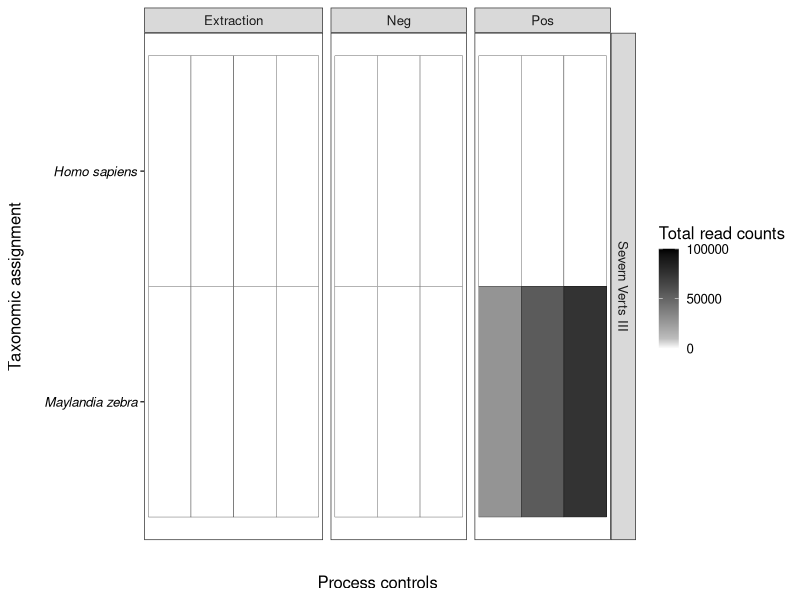
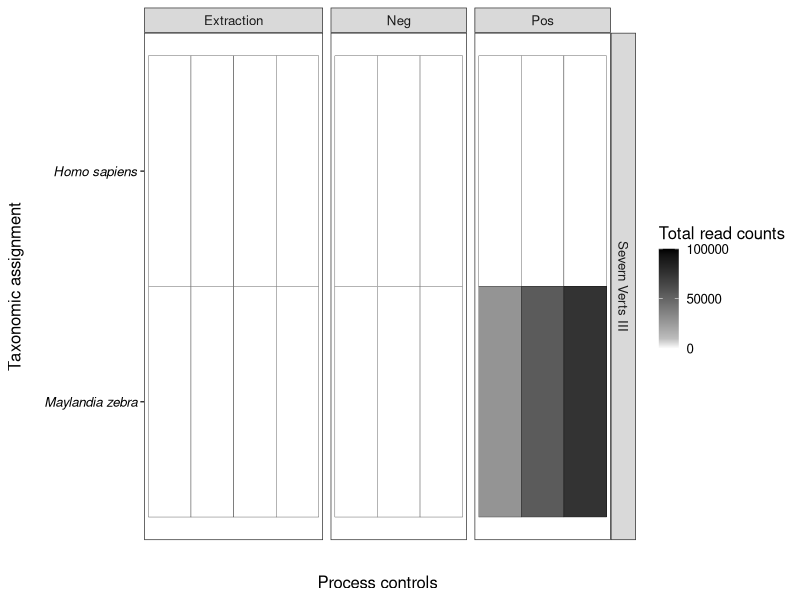

Write R code to recreate these figures, in order. (Note: this script raises an error after producing the figures.)
# ---
# Title: "Severn Phase III - Species Diversity Bubble Plot"
# Author: "Clare E. Collins, Graham Sellers and Nathan P. Griffiths"
# Date: "31 January 2024"
# ---
# 
# ## Prepare working environment
# 
# Clear R memory <<rm(list=ls())>>, set working directory (check <<getwd()>>; Set <<setwd()>>) and load required packages.
# 

##Packages------

library(plyr)
library(ggplot2)
library(tidyverse)
library(reshape)
library(patchwork)
library(cowplot)


# To ensure reproducibility, print details about the version of R being used for analysis.
sessionInfo()
# R version 4.3.1 (2023-06-16 ucrt)
# Platform: x86_64-w64-mingw32/x64 (64-bit)
# Running under: Windows 10 x64 (build 19045)

#### Start with 12S verts data ####

## Import raw Tapirs outputs NE data
NE2023 = read.csv('data/NE23_mifish_blast98_denoise.csv', sep = ',',  header=TRUE)

## Make '.' a '-'
colnames(NE2023) = gsub('\\.', '-', colnames(NE2023))

## Rename first column
colnames(NE2023)[1] = "assignment"

## Remove underscore from species names
NE2023$assignment = gsub("_", " ", NE2023$assignment)

##### Controls #####

## Create separate dataframe of controls
NEcontrols2023 = NE2023[grep('assignment|NEG|POS|CSNeg', colnames(NE2023))]

## Remove species that do not feature in any of the controls
NEcontrols2023_species = NEcontrols2023[rowSums(NEcontrols2023[(2:10)]) > 0,]

## Turn table into long format
NEcontrols2023_species = cbind(NEcontrols2023_species[1], stack(NEcontrols2023_species[-1]))

## Change column names
colnames(NEcontrols2023_species)[2:3] = c("Reads","Controls") 
## Add a column labelling all values in this run as "Severn Verts III"
NEcontrols2023_species$Run = "Severn Verts III"

## Order data by taxonomic assignment
NEcontrols2023_species = NEcontrols2023_species[order(NEcontrols2023_species$assignment),]

## Create column specifying type of negative control
NEcontrols2023_species$Type = ifelse(grepl("CSNeg", NEcontrols2023_species$Controls), "Extraction",
                                     ifelse(grepl("NEG", NEcontrols2023_species$Controls), "Neg",
                                            "Pos"))

## Create factor to order heatmap by
NEcontrols2023_species$fType = factor(NEcontrols2023_species$Type, 
                               levels=c("Extraction",
                                        "Neg", "Pos"))

## Plot contamination found in negative controls
options(scipen=999)
plot_control = ggplot(NEcontrols2023_species, aes(x=Controls, 
                                    y=fct_rev(as_factor(assignment)), 
                                    fill=Reads))
plot_control = plot_control + geom_tile(colour="black")
plot_control = plot_control + scale_fill_gradientn(name="Total read counts", 
                                limits=c(0,100000),
                                breaks=c(0,50000, 100000),
                                colours=c("white","grey","black"), 
                                values=c(0,0.1,1))
plot_control = plot_control + labs(x="Process controls", y="Taxonomic assignment")
plot_control = plot_control + theme_bw()
plot_control = plot_control + theme(panel.grid.major = element_line(colour="white"),
                 panel.grid.minor = element_line(colour="white"), 
                 axis.title.x = element_text(margin = unit(c(8, 0, 0, 0), "mm")),
                 axis.title.y = element_text(margin = unit(c(0, 5, 0, 0), "mm")),
                 axis.ticks.x = element_blank(),
                 axis.text.x = element_blank(),
                 axis.text.y = element_text(colour="black", face = "italic"),
                 text = element_text(size=12),
                 legend.key.size = unit(1, 'lines'))
plot_control = plot_control + facet_grid(Run ~ fType, scale = "free", space = "free")
plot_control

png("output/Severn_III_NE2023_Unfiltered_Contamination_Verts.png", width = 5000, height = 2500, units = "px", res = 345)
plot_control
dev.off()

##### Samples #####

## Make assignment column the row names for these transposed data
rownames(NE2023) = NE2023$assignment
NE2023 = NE2023[, -grep('assignment', colnames(NE2023))]

## Sort by taxonomy
NE2023 = NE2023[order(NE2023$taxonomy),]

## isolate fish and others to continue working on fish in NE2023
NE2023_nonfish = NE2023[-grep('Actinopteri|Petromyzontiformes', NE2023$taxonomy),]
NE2023 = NE2023[grep('Actinopteri|Petromyzontiformes', NE2023$taxonomy),]

## Grab taxonomy, before removing column below
NE2023_tax = NE2023$taxonomy

## Remove negatives, positives, filtration and extraction blanks, and taxonomy (leaves 163 variables)
NE2023 = NE2023[, -grep('taxonomy|NEG|POS|CSNeg', colnames(NE2023))]

## Check positive doesn't appear in samples and if 0 remove positive control (Maylandia zebra) if does appear, export this data to warning file
NE2023_POSITIVEWARNING = NULL
if (all(NE2023['Maylandia zebra',] <= 0)) { 
  ## Remove the positive control row
  NE2023 = NE2023[!(rownames(NE2023) == 'Maylandia zebra'),]
} else {
  NE2023_POSITIVEWARNING = subset(NE2023, rownames(NE2023) == 'Maylandia zebra')
}

write.csv(NE2023_POSITIVEWARNING, "output/POSITIVE_WARNING.csv")

## Now remove positive row if still there
NE2023 = NE2023[!(rownames(NE2023) == 'Maylandia zebra'),]

## Noise filter data at 0.1% (but record data removed in a df NE2023_noisefiltered):
## This function transposes (t) df (swapping columns and rownames) and divides each element transposed in NE2023 by the corresponding column sum, normalising the columns of the matrix and then checks whether each normalised element is less (or more) than 0.001 returning logical (TRUE/FALSE), the true values are returned as 0 and the false values are left as before in the corresponding df
NE2023_noisefiltered = NE2023
NE2023_noisefiltered[t(t(NE2023)/colSums(NE2023)) > 0.001] = 0
NE2023[t(t(NE2023)/colSums(NE2023)) < 0.001] = 0
write.csv(NE2023_noisefiltered, "output/NE2023_noisefiltered.csv")

## Drop (but record - species in these dropped samples only) samples with less than 500 total (i.e. sum across all species) reads:
NE2023_samplesdropped = NE2023[!colSums(NE2023) > 500]
NE2023_samplesdropped = NE2023_samplesdropped[rowSums(NE2023_samplesdropped[])>0,]
write.csv(NE2023_samplesdropped,"output/NE2023_droppedless500reads.csv")

NE2023 = NE2023[!colSums(NE2023) < 500]

## Remove assignments to Cyprinidae, Percidae and unassigned
NE2023 = NE2023[-grep('Cyprinidae|Percidae|Leuciscidae|unassigned', rownames(NE2023)),]

## Change Alosa_alosa to Alosa spp.
rownames(NE2023) = sub('Alosa alosa', 'Alosa spp.', rownames(NE2023))

## Merge Leuciscus to Leuciscus leuciscus and change to Leuciscus spp.
Leuciscus_leuciscus = NE2023['Leuciscus leuciscus',]
Leuciscus = NE2023['Leuciscus',]
NE2023['Leuciscus leuciscus',] = Leuciscus_leuciscus + Leuciscus
NE2023 = NE2023[!(rownames(NE2023) == 'Leuciscus'),]
rownames(NE2023) = sub('Leuciscus leuciscus', 'Leuciscus spp.', rownames(NE2023))

## Change Lampetra fluviatilis to Lampetra_spp.
rownames(NE2023) = sub('Lampetra fluviatilis', 'Lampetra spp.', rownames(NE2023))

## Remove (but record) species with no assignments
NE2023_speciesnoassignments = NE2023[rowSums(NE2023) == 0,]
write.csv(NE2023_speciesnoassignments, "output/NE2023_speciesnoassignments.csv")
NE2023 = NE2023[rowSums(NE2023) > 0,]

## Change column names from 'tube ids' to 'sample ids' from dictionary file
sample_names = read.csv('data/NE2023_sample_names.txt', sep = '\t', header = F, col.names = c('tube', 'sample'))
samples = sample_names$sample
names(samples) = sample_names$tube ## Gives the sample the name of the tube so that this can be matched and replaced with the sample name below
colnames(NE2023) = samples[colnames(NE2023)]

## Sort by Genus
NE2023 = NE2023[order(row.names(NE2023)),]

##### Bubble Plot #####

## Transpose and sort (create new df, copy rownames to a column, move that column to the start and remove rownames, then transpose df)
bubble_df = NE2023
bubble_df$assignment = rownames(bubble_df)
bubble_df = bubble_df[,c(58,1:57)]
rownames(bubble_df) = NULL
bubble_df = data.frame(t(bubble_df))

## Assign assignment row as column names and delete assignment row
colnames(bubble_df) = bubble_df['assignment',]
bubble_df = bubble_df[!(rownames(bubble_df) == 'assignment'),]

## Assign rownames column as site column, move it to the start and delete the rownames
bubble_df$site = rownames(bubble_df)
bubble_df = bubble_df [,c(26,1:25)]
rownames(bubble_df) = NULL

## Remove hyphen and sample number from site ID
bubble_df$site = gsub(".{2}$", "", bubble_df$site)

## Convert characters to numeric for all columns except the first
bubble_df[,-1] = lapply(bubble_df[,-1], function(x) as.numeric(as.character(x)))

## Merge (sum) reads by site (will be site per date e.g. Site01-A) PACKAGE plyr
bubble_df = ddply(bubble_df, .(site), numcolwise(sum))

## Add assigned reads column (get dimensions (rows and columns) of the df; print the number of columns and use this to set the larger number needed to add reads after rowSums)
r=dim(bubble_df)
r[2]
bubble_df$assigned = rowSums(bubble_df[2:26])

## Add site as rownames (and then remove site column)
rownames(bubble_df) = bubble_df$site
bubble_df = bubble_df[, -grep('site', colnames(bubble_df))]

## Make proportional reads eDNA dataset 
site = rownames(bubble_df)
prop_reads_df = bubble_df
prop_reads_df = prop_reads_df/prop_reads_df$assigned
r = dim(prop_reads_df)
prop_reads_df = prop_reads_df[1:(r[2]-1)]
prop_reads_df = cbind(site, prop_reads_df) 
dim(prop_reads_df)
prop_reads_df = melt(prop_reads_df, id=(1)) ## melt from reshape PACKAGE

## Change variable to taxonomic
colnames(prop_reads_df) = sub('variable', 'taxonomic', colnames(prop_reads_df))

## Make bubble plot
### Make Bubble Plot Figure 
set1 = subset(prop_reads_df, prop_reads_df$value>0)
set1$site = factor(set1$site, levels = site)

## Add common names, importing them from dictionary file, matching to taxonomic names and then inserting into this df
common_names_df = read.csv('data/NE2023_CommonNames.txt', sep = '\t', header = F, col.names = c('taxonomic', 'common'))
taxonomic_common = match(set1$taxonomic, common_names_df$taxonomic)
set1$common = common_names_df$common[taxonomic_common]

## Organise sampling events 
set1$event = set1$site
set1 = set1[,c(1, 5, 4, 3, 2)]

## Remove sample event from site ID 
set1$site = gsub(".{2}$", "", set1$site)

## Check species richness 
fr = table(set1$event)
fr = as.data.frame(fr)
## re-order fr
x = fr[c(1,3,5,7,9,11,13),]
z = fr[c(2,4,6,8,10,12,14),]
y = rbind(x, z)


## Remove sample ID from event
set1$event = gsub("^.....", "", set1$event)

## Ggplot bubble plot

event.labs = c("9-10 May 2023", "22 May 2023", "6 June 2023", "19 June 2023")
names(event.labs) = c("A", "B", "C", "D")

## Taxonomic name plot
bubble_plot = ggplot (set1, aes(x=site, y=taxonomic, size=value*100)) +
  geom_point(alpha=0.9, shape=21, fill="#70cf57", color="black") +
  scale_size(range = c(1, 10), name="Relative fish reads (%)") +
  theme_bw() +
  theme(legend.position = "right") +
  xlab("Sampling Site") +
  ylab("") +
  theme(axis.text.y = element_text(face = "italic", size = 12))+
  theme(axis.text.x = element_text(size = 12),
        axis.title.x = element_text(size = 12))+
  scale_x_discrete(position = "top", labels = c("00", "01", "02", "03", "04", "05")) +
  scale_y_discrete(limits = rev(levels(set1$taxonomic))) + 
  facet_wrap(~event, ncol=4, labeller = labeller(event = event.labs))


png("output/Fish2023_Summary_taxonomic.png", width = 4500, height = 2500, units = "px", res = 345)
bubble_plot
dev.off()

## Common name bubbleplot with 00 site not showing for sampling days A, C and D

# Specify the order of levels for the 'common' variable
common_order <- c(
  "Atlantic salmon", "Brown trout", "Chub", "Common barbel", "Common bleak",
  "Common bream", "Common minnow", "Common roach", "Dace spp.", "European bullhead", "European eel", "European flounder",
  "European perch", "Grass carp", "Grayling", "Gudgeon",
  "Northern pike", "Rudd", "Ruffe", "Shad spp.", "Silver bream",
  "Stone loach", "Tench", "Three-spined stickleback", "Zander"
)
set1$common <- factor(set1$common, levels = common_order)

# Create plots for each event
bubble_plot_A = ggplot(subset(set1, event == "A"), aes(x = site, y = common, size = value * 100)) +
  geom_point(alpha = 0.9, shape = 21, fill = "#70cf57", color = "black") +
  scale_size(range = c(1, 10), name = "Relative fish reads (%)") +
  theme_bw() +
  theme(axis.text.x = element_text(size = 12),
        axis.title.x = element_text(size = 12),
        axis.title.y = element_blank(),
        axis.text.y = element_text(size = 12),
        legend.position = "none") +
  scale_x_discrete(position = "top", labels = c("01", "02", "03", "04", "05")) +
  scale_y_discrete(limits = rev(levels(set1$common))
    ) +
  labs (x = "Sample sites")


bubble_plot_B = ggplot(subset(set1, event == "B"), aes(x = site, y = common, size = value * 100)) +
  geom_point(alpha = 0.9, shape = 21, fill = "#70cf57", color = "black") +
  scale_size(range = c(1, 10), name = "Relative fish reads (%)") +
  theme_bw() +
  theme(axis.text.x = element_text(size = 12),
        axis.title.x = element_text(size = 12),
        axis.title.y = element_blank(),
        axis.text.y = element_blank(),
        axis.ticks.y = element_blank(),
        legend.position = "none") +
  scale_x_discrete(position = "top", labels = c("00", "01", "02", "03", "04", "05")) +
  scale_y_discrete(limits = rev(levels(set1$common))
  ) + 
  labs (x = "Sample sites")

bubble_plot_C = ggplot(subset(set1, event == "C"), aes(x = site, y = common, size = value * 100)) +
  geom_point(alpha = 0.9, shape = 21, fill = "#70cf57", color = "black") +
  scale_size(range = c(1, 10), name = "Relative fish reads (%)") +
  theme_bw() +
  theme(axis.text.x = element_text(size = 12),
        axis.title.x = element_text(size = 12),
        axis.title.y = element_blank(),
        axis.text.y = element_blank(),
        axis.ticks.y = element_blank(),
        legend.position = "none") +
  scale_x_discrete(position = "top", labels = c("01", "02", "03", "04", "05")) +
  scale_y_discrete(limits = rev(levels(set1$common))
  ) +
  labs (x = "Sample sites")

bubble_plot_D = ggplot(subset(set1, event == "D"), aes(x = site, y = common, size = value * 100)) +
  geom_point(alpha = 0.9, shape = 21, fill = "#70cf57", color = "black") +
  scale_size(range = c(1, 10), name = "Relative fish reads (%)") +
  theme_bw() +
  theme(axis.text.x = element_text(size = 12),
        axis.title.x = element_text(size = 12),
        axis.title.y = element_blank(),
        axis.text.y = element_blank(),
        axis.ticks.y = element_blank(),
        legend.position = "none") +
  scale_x_discrete(position = "top", labels = c("01", "02", "03", "04", "05")) +
  scale_y_discrete(limits = rev(levels(set1$common))
  ) +
  labs (x = "Sample sites")

# Create a combined legend
combined_legend = cowplot::get_legend(bubble_plot_A + theme(legend.position="right"))  # Using plot A as a reference

# Arrange plots using patchwork
combined_plots = ((bubble_plot_A +
                     facet_wrap(~event, ncol = 4, labeller = labeller(event = event.labs))) /
  (bubble_plot_B +
     facet_wrap(~event, ncol = 4, labeller = labeller(event = event.labs))) /
  (bubble_plot_C +
  facet_wrap(~event, ncol = 4, labeller = labeller(event = event.labs)))  /
  (bubble_plot_D +
  facet_wrap(~event, ncol = 4, labeller = labeller(event = event.labs))) /
  combined_legend) +
  plot_layout(ncol = 5, widths = c(1, 1.2, 1, 1, 0.8))

combined_plots
# Save the combined plot
png("output/Fish2023_Summary_common.png", width = 4500, height = 2500, units = "px", res = 345)
combined_plots
dev.off()


### Invertebrate Data ####
## Import raw Tapirs outputs
NEInverts2023 = read.csv("data/NE23_leese_blast95_denoise.csv", header=TRUE)

## Grab taxonomy, before removing column below
NEInverts2023_tax = NEInverts2023$taxonomy

## Make '.' a '-'
colnames(NEInverts2023) = gsub('\\.', '-', colnames(NEInverts2023))

## Rename first column
colnames(NEInverts2023)[1] = "assignment"

## Remove underscore from species names
NEInverts2023$assignment = gsub("_", " ", NEInverts2023$assignment)


##### Inverts controls #####

## Create separate dataframe of controls
NEInvertscontrols2023 = NEInverts2023[grep('assignment|NEG|POS|CSNeg', colnames(NEInverts2023))]

## Remove species that do not feature in any of the controls
NEInvertscontrols2023_species = NEInvertscontrols2023[rowSums(NEInvertscontrols2023[(2:10)]) > 0,]

## Turn table into long format
NEInvertscontrols2023_species = cbind(NEInvertscontrols2023_species[1], stack(NEInvertscontrols2023_species[-1]))

## Change column names
colnames(NEInvertscontrols2023_species)[2:3] = c("reads","controls") 
## Add a column labelling all values in this run as "Severn Inverts III"
NEInvertscontrols2023_species$run = "Severn Inverts III"

## Order data by taxonomic assignment
# NEInvertscontrols2023_species = NEInvertscontrols2023_species[order(NEInvertscontrols2023_species$assignment),]

## Create column specifying type of negative control
NEInvertscontrols2023_species$type = ifelse(grepl("CSNeg", NEInvertscontrols2023_species$controls), "Extraction",
                                     ifelse(grepl("NEG", NEInvertscontrols2023_species$controls), "Neg",
                                            "Pos"))

## Create factor to order heatmap by
NEInvertscontrols2023_species$ftype = factor(NEInvertscontrols2023_species$type, 
                                      levels=c("Extraction",
                                               "Neg", "Pos"))

## Plot contamination found in negative controls
options(scipen=999)
plot_contr_inverts = ggplot(NEInvertscontrols2023_species, aes(x=controls, 
                                                  y=fct_rev(as_factor(assignment)), 
                                                  fill=reads))
plot_contr_inverts = plot_contr_inverts + geom_tile(colour="black")
plot_contr_inverts = plot_contr_inverts + scale_fill_gradientn(name="Total read counts", 
                                                   limits=c(0,100000),
                                                   breaks=c(0,50000, 100000),
                                                   colours=c("white","grey","black"), 
                                                   values=c(0,0.1,1))
plot_contr_inverts = plot_contr_inverts + labs(x="Process controls", y="Taxonomic assignment")
plot_contr_inverts = plot_contr_inverts + theme_bw()
plot_contr_inverts = plot_contr_inverts + theme(panel.grid.major = element_line(colour="white"),
                                    panel.grid.minor = element_line(colour="white"), 
                                    axis.title.x = element_text(margin = unit(c(8, 0, 0, 0), "mm")),
                                    axis.title.y = element_text(margin = unit(c(0, 5, 0, 0), "mm")),
                                    axis.ticks.x = element_blank(),
                                    axis.text.x = element_blank(),
                                    axis.text.y = element_text(colour="black", face = "italic"),
                                    text = element_text(size=12),
                                    legend.key.size = unit(1, 'lines'))
plot_contr_inverts = plot_contr_inverts + facet_grid(run ~ ftype, scale = "free", space = "free")
plot_contr_inverts

png("output/Severn_III_NE2023_Unfiltered_Contamination_Inverts.png", width = 5000, height = 2500, units = "px", res = 345)
plot_contr_inverts
dev.off()

###Inverts samples####
## Make assignment column the row names for these transposed data
rownames(NEInverts2023) = NEInverts2023$assignment
NEInverts2023 = NEInverts2023[, -grep('assignment', colnames(NEInverts2023))]

## Remove negatives, positives, filtration and extraction blanks, and taxonomy (leaves 163 variables)
NEInverts2023 = NEInverts2023[, -grep('taxonomy|NEG|POS|CSNeg', colnames(NEInverts2023))]

## Check positive doesn't appear in samples and if 0 remove positive control if does appear, export this data to warning file
NEInverts2023_POSITIVEWARNING = NULL
if (all(NEInverts2023['Calliphora vicina',] <= 0)) { 
  ## Remove the positive control row
  NEInverts2023 = NEInverts2023[!(rownames(NEInverts2023) == 'Calliphora vicina'),]
} else {
  NEInverts2023_POSITIVEWARNING = subset(NEInverts2023, rownames(NEInverts2023) == 'Calliphora vicina')
}

write.csv(NEInverts2023_POSITIVEWARNING, "output/POSITIVE_WARNING.csv")

## Now remove positive row if still there
NEInverts2023 = NEInverts2023[!(rownames(NEInverts2023) == 'Calliphora vicina'),]

## Remove any reads under 20 in any cell 
NEInverts2023[NEInverts2023 < 20] = 0

## Remove (but record) species with no assignments
NEInverts2023_speciesnoassignments = NEInverts2023[rowSums(NEInverts2023) == 0,]
write.csv(NEInverts2023_speciesnoassignments, "output/NEInverts2023_speciesnoassignments.csv")
NEInverts2023 = NEInverts2023[rowSums(NEInverts2023) > 0,]

## Drop (but record - species in these dropped samples only) samples with less than 500 total (i.e. sum across all species) reads:
NEInverts2023_samplesdropped = NEInverts2023[!colSums(NEInverts2023) > 500]
NEInverts2023_samplesdropped = NEInverts2023_samplesdropped[rowSums(NEInverts2023_samplesdropped[])>0,]
write.csv(NEInverts2023_samplesdropped,"output/NEInverts2023_droppedless500reads.csv")
NEInverts2023 = NEInverts2023[!colSums(NEInverts2023) < 500]


## Change column names from 'tube ids' to 'sample ids' from dictionary file
sample_names = read.csv('data/NE2023_sample_names.txt', sep = '\t', header = F, col.names = c('tube', 'sample'))
samples = sample_names$sample
names(samples) = sample_names$tube ## Gives the sample the name of the tube so that this can be matched and replaced with the sample name below
colnames(NEInverts2023) = samples[colnames(NEInverts2023)]

## Add taxonomic information in to get order
## Split the strings in NEInverts2023_tax
NEInverts2023_taxonomicdf = data.frame(taxonomic = c(NEInverts2023_tax))
NEInverts2023_taxonomicdf$order = NEInverts2023_taxonomicdf
## Extract the "o__text" part from each element of NEInverts2023_taxonomic_df
NEInverts2023_taxonomicdf$order = sapply(NEInverts2023_taxonomicdf$taxonomic, function(x) {
  parts = unlist(strsplit(x, "; "))
  order_part = parts[grep("^o__", parts)]
  if (length(order_part) > 0) {
    order_text = gsub("^o__", "", order_part)
  } else {
    order_text = NA  # If "o__" part not found, return NA
  }
  return(order_text)
})

## Extract the s__ part to get species column
NEInverts2023_taxonomicdf$species = sapply(NEInverts2023_taxonomicdf$taxonomic, function(x) {
  parts = unlist(strsplit(x, "; "))
  order_part = parts[grep("^s__", parts)]
  if (length(order_part) > 0) {
    order_text = gsub("^s__", "", order_part)
  } else {
    order_text = NA  # If "s__" part not found, return NA
  }
  return(order_text)
})

## Remove underscore from species column
NEInverts2023_taxonomicdf$species = gsub("_", " ", NEInverts2023_taxonomicdf$species)

## Match species in NEInverts2023 to those in taxonomicdf and return the correct order in an order column
NEInverts2023 = merge(NEInverts2023, NEInverts2023_taxonomicdf, by.x = "row.names", by.y = "species", all.x = TRUE)

## Change rownames column heading to assignment and move order to the front and remove the taxonomic column
colnames(NEInverts2023) [1] = c("assignment")
NEInverts2023 = NEInverts2023[,c(66,1:65)]
NEInverts2023 = NEInverts2023[!(colnames(NEInverts2023) == 'taxonomic')]

## Add order to Ampullaceana balthica from NBN Atlas and those recorded to genus level only
NEInverts2023[4, "order"] = "Hygrophila"
NEInverts2023[36, "order"] = "Trichoptera"
NEInverts2023[39, "order"] = "Diptera"
NEInverts2023[71, "order"] = "Diptera"

## Remove all rows where order is unknown or NA (includes family assignments and unassigned)
NEInverts2023 = NEInverts2023[!is.na(NEInverts2023$order) & NEInverts2023$order != "" & NEInverts2023$order != "unknown", ]

## Barplot Species detected per order
invertcount = table(NEInverts2023$order) 
invertcountdf = as.data.frame(invertcount)
as.factor(invertcountdf$Var1)
sum(invertcountdf$Freq)

NEInvert2023_barplot = ggplot(data = invertcountdf, aes(x=Var1, y=Freq)) +
  geom_bar(stat="identity", color="black", fill="#78004F") + coord_flip() +
  theme_bw() + geom_text(aes(label=Freq), hjust=1.6, color="white", size=4.5) +
  xlab("") + ylab("Species detected per order") +  
  theme(axis.text.y = element_text(face = "italic", size = 12))+
  theme(axis.text.x = element_text(size = 10),
        axis.title.x = element_text(face = "bold", size = 12)) + 
  scale_y_continuous(expand = c(0.01, 0.01), limits = c(0, NA)) +
  scale_x_discrete(limits=rev(levels(invertcountdf$Var1))) + ggtitle("River Severn 2023")


png("output/Severn2023_invert_barplot.png", width = 2500, height = 2500, units = "px", res = 345)
NEInvert2023_barplot
dev.off()

############# Bubble Plot inverts 2023 ################

## Transpose and sort (create new df, then remove assignment column, combine order rows into the same row (summing data) and then transpose df (no rownames so removed lines from NG code))
inverts_bp_df = NEInverts2023
inverts_bp_df = inverts_bp_df[!(colnames(inverts_bp_df) == 'assignment')]
inverts_bp_df = aggregate(. ~ order, data = inverts_bp_df, sum)
inverts_bp_df = data.frame(t(inverts_bp_df))

## Assign order row as column names and delete order row
colnames(inverts_bp_df) = inverts_bp_df['order',]
inverts_bp_df = inverts_bp_df[!(rownames(inverts_bp_df) == 'order'),]

## Assign rownames column as site column, move it to the start and delete the rownames
inverts_bp_df$site = rownames(inverts_bp_df)
inverts_bp_df = inverts_bp_df [,c(18,1:17)]
rownames(inverts_bp_df) = NULL

## Convert characters to numeric for all columns except the first
inverts_bp_df[,-1] = lapply(inverts_bp_df[,-1], function(x) as.numeric(as.character(x)))

## Remove sample number (1,2,3) and merge (sum) reads by site (will be site per date e.g. Site01-A) PACKAGE plyr
inverts_bp_df$site = gsub(".{2}$", "", inverts_bp_df$site)
inverts_bp_df = ddply(inverts_bp_df, .(site), numcolwise(sum))

## Add assigned reads column (get dimensions (rows and columns) of the df; print the number of columns and use this to set the larger number needed to add reads after rowSums)
r=dim(inverts_bp_df)
r[2]
inverts_bp_df$assigned = rowSums(inverts_bp_df[2:18])

## Make proportional reads eDNA dataset 
site = inverts_bp_df$site
rownames(inverts_bp_df) = inverts_bp_df$site
inverts_bp_df = inverts_bp_df[, -grep('site', colnames(inverts_bp_df))]
prop_reads_df = inverts_bp_df
prop_reads_df = prop_reads_df/prop_reads_df$assigned
r = dim(prop_reads_df)
prop_reads_df = prop_reads_df[1:(r[2]-1)]
prop_reads_df = cbind(site, prop_reads_df) 
dim(prop_reads_df)
prop_reads_df = melt(prop_reads_df, id=(1)) ## melt from reshape PACKAGE

## Change variable to order
colnames(prop_reads_df) = sub('variable', 'order', colnames(prop_reads_df))

## Make bubble plot
### Make Bubble Plot Figure 
inverts_set1 = subset(prop_reads_df, prop_reads_df$value>0)
inverts_set1$site = factor(inverts_set1$site, levels = site)

## Organise sampling events 
inverts_set1$event = inverts_set1$site
inverts_set1 = inverts_set1[,c(1, 4, 2, 3)]

## Remove sample event from site ID 
inverts_set1$site = gsub(".{2}$", "", inverts_set1$site)

## Check species richness 
inverts_fr = table(inverts_set1$event)
inverts_fr = as.data.frame(inverts_fr)
## re-order fr WHY?
x = inverts_fr[c(1,3,5,7,9,11,13),]
z = inverts_fr[c(2,4,6,8,10,12,14),]
y = rbind(x, z)

## Remove sample ID from event
inverts_set1$event = gsub("^.....", "", inverts_set1$event)

## Taxonomic name plot
inverts_bubble_plot = ggplot (inverts_set1, aes(x=site, y=order, size=value*100)) +
  geom_point(alpha=0.9, shape=21, fill="#78004F", color="black") +
  scale_size(range = c(1, 10), name="Relative invert reads (%)") +
  theme_bw() +
  theme(legend.position = "right") +
  xlab("Sampling Site Code") +
  ylab("") +
  theme(axis.text.y = element_text(face = "italic", size = 12))+
  theme(axis.text.x = element_text(size = 12),
        axis.title.x = element_text(size = 10))+
  scale_x_discrete(position = "top", labels = c("00", "01", "02", "03", "04", "05")) +
  scale_y_discrete(limits = rev(levels(inverts_set1$order))) + 
  facet_wrap(~event, ncol=4, labeller = labeller(event = event.labs))


png("output/Inverts2023_Summary_taxonomic.png", width = 4500, height = 2500, units = "px", res = 345)
inverts_bubble_plot
dev.off()

## Bubbleplot with 00 site not showing for sampling days A, C and D

# Create plots for each event
inverts_bubble_plot_A = ggplot(subset(inverts_set1, event == "A"), aes(x = site, y = order, size = value * 100)) +
  geom_point(alpha = 0.9, shape = 21, fill = "#78004F", color = "black") +
  scale_size(range = c(1, 10), name = "Relative invert reads (%)") +
  theme_bw() +
  theme(axis.text.x = element_text(size = 12),
        axis.title.x = element_text(size = 12),
        axis.title.y = element_blank(),
        axis.text.y = element_text(size = 12),
        legend.position = "none") +
  scale_x_discrete(position = "top", labels = c("01", "02", "03", "04", "05")) +
  scale_y_discrete(limits = rev(levels(inverts_set1$order))) +
  labs(x = "Sample Sites")  # Modify x-axis title

inverts_bubble_plot_B = ggplot(subset(inverts_set1, event == "B"), aes(x = site, y =order, size = value * 100)) +
  geom_point(alpha = 0.9, shape = 21, fill = "#78004F", color = "black") +
  scale_size(range = c(1, 10), name = "Relative invert reads (%)") +
  theme_bw() +
  theme(axis.text.x = element_text(size = 12),
        axis.title.x = element_text(size = 12),
        axis.title.y = element_blank(),
        axis.text.y = element_blank(),
        axis.ticks.y = element_blank(),
        legend.position = "none") +
  scale_x_discrete(position = "top", labels = c("00", "01", "02", "03", "04", "05")) +
  scale_y_discrete(limits = rev(levels(inverts_set1$order))) +
  labs(x = "Sample Sites")  # Modify x-axis title

inverts_bubble_plot_C = ggplot(subset(inverts_set1, event == "C"), aes(x = site, y = order, size = value * 100)) +
  geom_point(alpha = 0.9, shape = 21, fill = "#78004f", color = "black") +
  scale_size(range = c(1, 10), name = "Relative invert reads (%)") +
  theme_bw() +
  theme(axis.text.x = element_text(size = 12),
        axis.title.x = element_text(size=12),
        axis.title.y = element_blank(),
        axis.text.y = element_blank(),
        axis.ticks.y = element_blank(),
        legend.position = "none") +
  scale_x_discrete(position = "top", labels = c("01", "02", "03", "04", "05")) +
  scale_y_discrete(limits = rev(levels(inverts_set1$order))) +
  labs(x = "Sample Sites")  # Modify x-axis title

inverts_bubble_plot_D = ggplot(subset(inverts_set1, event == "D"), aes(x = site, y = order, size = value * 100)) +
  geom_point(alpha = 0.9, shape = 21, fill = "#78004f", color = "black") +
  scale_size(range = c(1, 10), name = "Relative invert reads (%)") +
  theme_bw() +
  theme(axis.text.x = element_text(size = 12),
        axis.title.x = element_text(size = 12),
        axis.title.y = element_blank(),
        axis.text.y = element_blank(),
        axis.ticks.y = element_blank(),
        legend.position = "none") +
  scale_x_discrete(position = "top", labels = c("01", "02", "03", "04", "05")) +
  scale_y_discrete(limits = rev(levels(inverts_set1$order))) +
  labs(x = "Sample Sites")  # Modify x-axis title

# Create a combined legend
inverts_combined_legend = cowplot::get_legend(inverts_bubble_plot_A + theme(legend.position="right"))  # Using plot A as a reference

# Arrange plots using patchwork
inverts_combined_plots = ((inverts_bubble_plot_A +
                     facet_wrap(~event, ncol = 4, labeller = labeller(event = event.labs))) /
                    (inverts_bubble_plot_B +
                       facet_wrap(~event, ncol = 4, labeller = labeller(event = event.labs))) /
                    (inverts_bubble_plot_C +
                       facet_wrap(~event, ncol = 4, labeller = labeller(event = event.labs)))  /
                    (inverts_bubble_plot_D +
                       facet_wrap(~event, ncol = 4, labeller = labeller(event = event.labs))) /
                    inverts_combined_legend) +
  plot_layout(ncol = 5, widths = c(1, 1.2, 1, 1, 0.8))

# Save the combined plot
png("output/Inverts2023_Summary_taxonomic.png", width = 4500, height = 2500, units = "px", res = 345)
inverts_combined_plots
dev.off()
